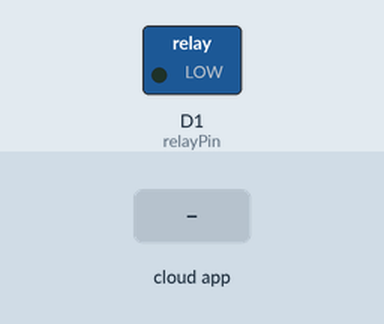
The sketch below on a simulated ESP8266 (NodeMCU). On the bench: switched loads named in the sketch (green lamp = pin HIGH). Inputs (shaded band) come from the test bench. WiFi joins after 1.5 s; servers stay silent unless stated; the Firebase database answers and starts empty; what the sketch prints to the serial monitor is not drawn.

Above: at 2.7 s.
2.8 s: the phone or cloud app sets Pump to 1
At 4.0 s:
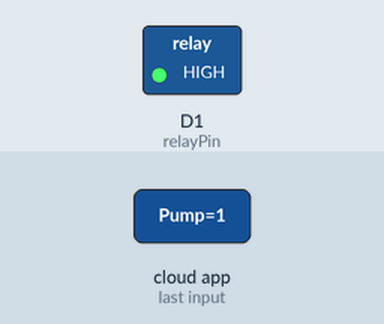
4.3 s: the phone or cloud app sets Pump to 0
At 5.8 s:
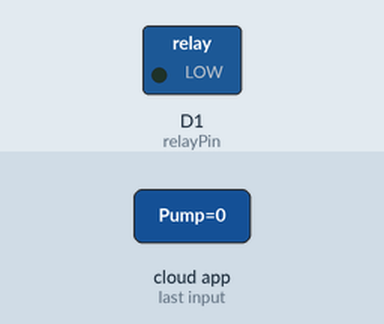
Timing chart, 0 to 7.3 s (numbered marks = the images above; inputs shaded):
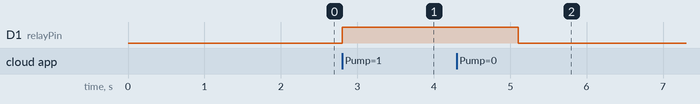

Measured:
- after the input at 2.8 s, D1 (relayPin): LOW → HIGH at once
- after the input at 4.3 s, D1 (relayPin): HIGH → LOW after 0.80 s

The sketch:

ESP8266_relay_pumb.ino
```cpp
#include <Arduino.h>
#include <ESP8266WiFi.h>
#include <Firebase_ESP_Client.h>

// Insert your RTDB URL
#define FIREBASE_HOST "https://firedetection-ab06f-default-rtdb.firebaseio.com/"
// Insert Firebase Database secret
#define FIREBASE_AUTH "AIzaSyCw85h4ynNMqUsULKi06ic399BL4yC6ffg"

// Insert your network credentials
#define WIFI_SSID "huywifi"
#define WIFI_PASSWORD "12345678"

// Define Firebase Data object
FirebaseData fbdo;
FirebaseAuth auth;
FirebaseConfig config;

bool pumpStatus = false;  // status of the pump received from Firebase as a boolean
const int relayPin = D1; // Number of GPIO that is connected to Relay
String path = "Pump"; // path to Pump on Firebase Database

void setup()
{
  // Initialize serial communication
  Serial.begin(115200);

  // Set the relay pin as OUTPUT
  pinMode(relayPin, OUTPUT);
  // Initialize relay state as OFF
  digitalWrite(relayPin, LOW);

  // Connect to Wi-Fi
  WiFi.begin(WIFI_SSID, WIFI_PASSWORD);
  Serial.print("Connecting to Wi-Fi");
  while (WiFi.status() != WL_CONNECTED) {
    delay(500);
    Serial.print(".");
  }
  Serial.println();
  Serial.print("Connected to Wi-Fi with IP: ");
  Serial.println(WiFi.localIP());

  // Configure Firebase
  config.host = FIREBASE_HOST;
  config.signer.tokens.legacy_token = FIREBASE_AUTH;

  // Initialize Firebase
  Firebase.begin(&config, &auth);
  Firebase.reconnectWiFi(true);
  Serial.println("Connected to Firebase");
}

void loop()
{
  if (Firebase.RTDB.getBool(&fbdo, path)) {
    pumpStatus = fbdo.boolData();
    Serial.print("Pump status from Firebase: ");
    Serial.println(pumpStatus);
    if (pumpStatus) {
      digitalWrite(relayPin, HIGH);
    }
    else {
      digitalWrite(relayPin, LOW);
    }
  }
  else {
    Serial.print("Failed to get pump status: ");
    Serial.println(fbdo.errorReason());
  }

  delay(1000);
}
```
